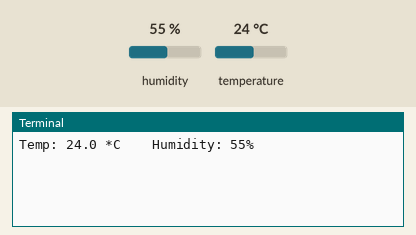
The program below on a simulated Raspberry Pi (BCM pin numbers). On the bench: the last lines printed to the terminal. The test bench sets the inputs (shaded band); at power-on: humidity 55 %, temperature 24 °C.

Above: at 1.2 s.
1.3 s: humidity set to 22 %
At 2.5 s:
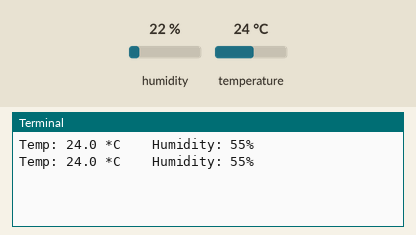
3.0 s: temperature set to 12 °C
At 4.5 s:
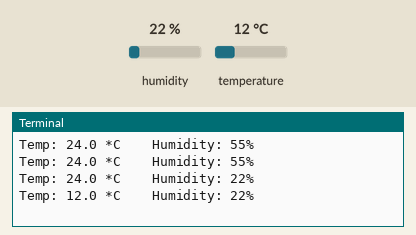
4.7 s: humidity set to 40 %
At 6.3 s:
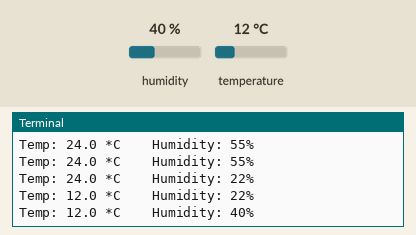
Timing chart, 0 to 7.8 s (numbered marks = the images above; inputs shaded):
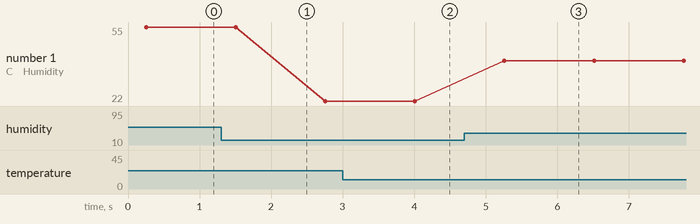

The program:

7_lazer_dht11.py
```python
import time
import adafruit_dht
import board
import RPi.GPIO as GPIO

dht = adafruit_dht.DHT11(board.D4)

while True:
    try:
        temperature = dht.temperature
        humidity = dht.humidity
        # Print what we got to the REPL
        print("Temp: {:.1f} *C \t Humidity: {}%".format(temperature, humidity))
    except RuntimeError as e:
        # Reading doesn't always work! Just print error and we'll try again
        print("Reading from DHT failure: ", e.args)

    time.sleep(1)

    GPIO.cleanup()
```

Measured:
- after the input at 3.0 s, the terminal: prints a new line after 1.0 s (image 2)
- after the input at 4.7 s, the terminal: prints a new line after 0.56 s (image 3)
- plotted number 1: 55 → 22 after the input at 1.3 s, 22 → 40 after the input at 4.7 s
